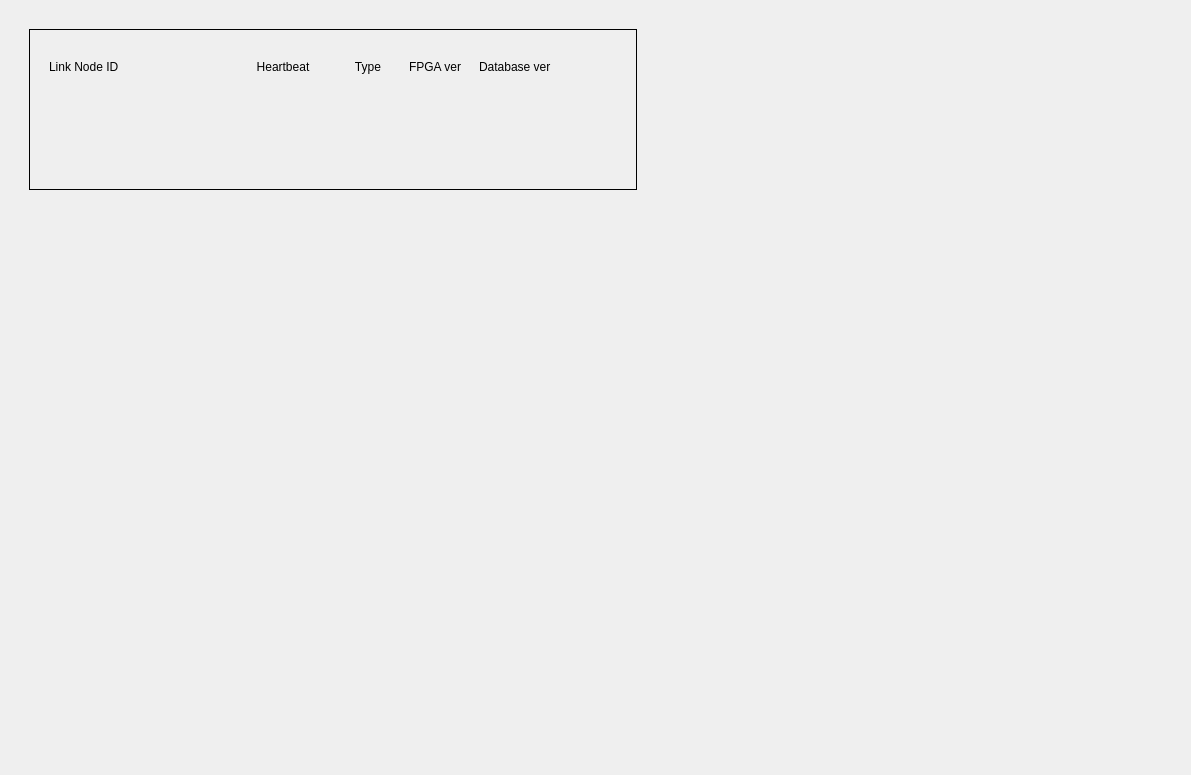
<?xml version="1.0" encoding="UTF-8"?>
<ui version="4.0">
 <class>Form</class>
 <widget class="QWidget" name="Form">
  <property name="geometry">
   <rect>
    <x>0</x>
    <y>0</y>
    <width>1191</width>
    <height>775</height>
   </rect>
  </property>
  <property name="minimumSize">
   <size>
    <width>0</width>
    <height>0</height>
   </size>
  </property>
  <property name="windowTitle">
   <string>MPS FEH Main</string>
  </property>
  <layout class="QGridLayout" name="gridLayout_4">
   <item row="0" column="0">
    <widget class="QFrame" name="frame_4">
     <property name="frameShape">
      <enum>QFrame::NoFrame</enum>
     </property>
     <property name="frameShadow">
      <enum>QFrame::Raised</enum>
     </property>
     <layout class="QGridLayout" name="gridLayout_3">
      <item row="0" column="0">
       <widget class="QFrame" name="frame_3">
        <property name="frameShape">
         <enum>QFrame::NoFrame</enum>
        </property>
        <property name="frameShadow">
         <enum>QFrame::Raised</enum>
        </property>
        <layout class="QGridLayout" name="gridLayout_2">
         <item row="0" column="0">
          <widget class="QFrame" name="frame_2">
           <property name="minimumSize">
            <size>
             <width>608</width>
             <height>161</height>
            </size>
           </property>
           <property name="frameShape">
            <enum>QFrame::Box</enum>
           </property>
           <property name="frameShadow">
            <enum>QFrame::Plain</enum>
           </property>
           <widget class="QLabel" name="label_6">
            <property name="geometry">
             <rect>
              <x>20</x>
              <y>30</y>
              <width>75</width>
              <height>15</height>
             </rect>
            </property>
            <property name="text">
             <string>Link Node ID</string>
            </property>
           </widget>
           <widget class="QLabel" name="label_7">
            <property name="geometry">
             <rect>
              <x>218</x>
              <y>30</y>
              <width>72</width>
              <height>15</height>
             </rect>
            </property>
            <property name="text">
             <string>Heartbeat</string>
            </property>
            <property name="alignment">
             <set>Qt::AlignCenter</set>
            </property>
           </widget>
           <widget class="PyDMEmbeddedDisplay" name="PyDMEmbeddedDisplay_3">
            <property name="geometry">
             <rect>
              <x>70</x>
              <y>90</y>
              <width>520</width>
              <height>32</height>
             </rect>
            </property>
            <property name="toolTip">
             <string/>
            </property>
            <property name="macros" stdset="0">
             <string>DEV=EIOC,DEV2=MPS,DEV3=EIOC,LOCA=FEH,IOC_UNIT=MP02,loca=feh,ioc_unit=mp02,file=mps_linknode</string>
            </property>
            <property name="filename" stdset="0">
             <string>LinkNode_embeded_3.ui</string>
            </property>
           </widget>
           <widget class="QLabel" name="label_8">
            <property name="geometry">
             <rect>
              <x>450</x>
              <y>30</y>
              <width>85</width>
              <height>15</height>
             </rect>
            </property>
            <property name="text">
             <string>Database ver</string>
            </property>
           </widget>
           <widget class="QLabel" name="label_9">
            <property name="geometry">
             <rect>
              <x>380</x>
              <y>30</y>
              <width>58</width>
              <height>15</height>
             </rect>
            </property>
            <property name="text">
             <string>FPGA ver</string>
            </property>
           </widget>
           <widget class="QLabel" name="label_10">
            <property name="geometry">
             <rect>
              <x>295</x>
              <y>30</y>
              <width>88</width>
              <height>15</height>
             </rect>
            </property>
            <property name="text">
             <string>Type</string>
            </property>
            <property name="alignment">
             <set>Qt::AlignCenter</set>
            </property>
           </widget>
           <widget class="PyDMEmbeddedDisplay" name="PyDMEmbeddedDisplay_4">
            <property name="geometry">
             <rect>
              <x>70</x>
              <y>60</y>
              <width>520</width>
              <height>32</height>
             </rect>
            </property>
            <property name="toolTip">
             <string/>
            </property>
            <property name="macros" stdset="0">
             <string>DEV=EIOC,DEV2=MPS,DEV3=EIOC,LOCA=FEH,IOC_UNIT=MP01,loca=feh,ioc_unit=mp01,file=mps_linknode</string>
            </property>
            <property name="filename" stdset="0">
             <string>LinkNode_embeded_3.ui</string>
            </property>
           </widget>
          </widget>
         </item>
         <item row="1" column="0">
          <spacer name="verticalSpacer_2">
           <property name="orientation">
            <enum>Qt::Vertical</enum>
           </property>
           <property name="sizeHint" stdset="0">
            <size>
             <width>20</width>
             <height>40</height>
            </size>
           </property>
          </spacer>
         </item>
        </layout>
       </widget>
      </item>
      <item row="0" column="2">
       <widget class="QFrame" name="frame">
        <property name="frameShape">
         <enum>QFrame::NoFrame</enum>
        </property>
        <property name="frameShadow">
         <enum>QFrame::Raised</enum>
        </property>
        <layout class="QGridLayout" name="gridLayout">
         <item row="1" column="0">
          <widget class="PyDMDrawingImage" name="PyDMDrawingImage_2">
           <property name="minimumSize">
            <size>
             <width>80</width>
             <height>75</height>
            </size>
           </property>
           <property name="maximumSize">
            <size>
             <width>80</width>
             <height>75</height>
            </size>
           </property>
           <property name="toolTip">
            <string/>
           </property>
           <property name="styleSheet">
            <string notr="true"/>
           </property>
           <property name="brush" stdset="0">
            <brush brushstyle="SolidPattern">
             <color alpha="255">
              <red>193</red>
              <green>193</green>
              <blue>195</blue>
             </color>
            </brush>
           </property>
           <property name="filename" stdset="0">
            <string>lcls_mps_lockup_stacked_digital.png</string>
           </property>
          </widget>
         </item>
         <item row="0" column="0">
          <spacer name="verticalSpacer">
           <property name="orientation">
            <enum>Qt::Vertical</enum>
           </property>
           <property name="sizeHint" stdset="0">
            <size>
             <width>20</width>
             <height>40</height>
            </size>
           </property>
          </spacer>
         </item>
        </layout>
       </widget>
      </item>
      <item row="0" column="1">
       <spacer name="horizontalSpacer">
        <property name="orientation">
         <enum>Qt::Horizontal</enum>
        </property>
        <property name="sizeHint" stdset="0">
         <size>
          <width>40</width>
          <height>20</height>
         </size>
        </property>
       </spacer>
      </item>
     </layout>
    </widget>
   </item>
  </layout>
 </widget>
 <customwidgets>
  <customwidget>
   <class>PyDMEmbeddedDisplay</class>
   <extends>QFrame</extends>
   <header>pydm.widgets.embedded_display</header>
  </customwidget>
  <customwidget>
   <class>PyDMDrawingImage</class>
   <extends>QWidget</extends>
   <header>pydm.widgets.drawing</header>
  </customwidget>
 </customwidgets>
 <resources/>
 <connections/>
</ui>
